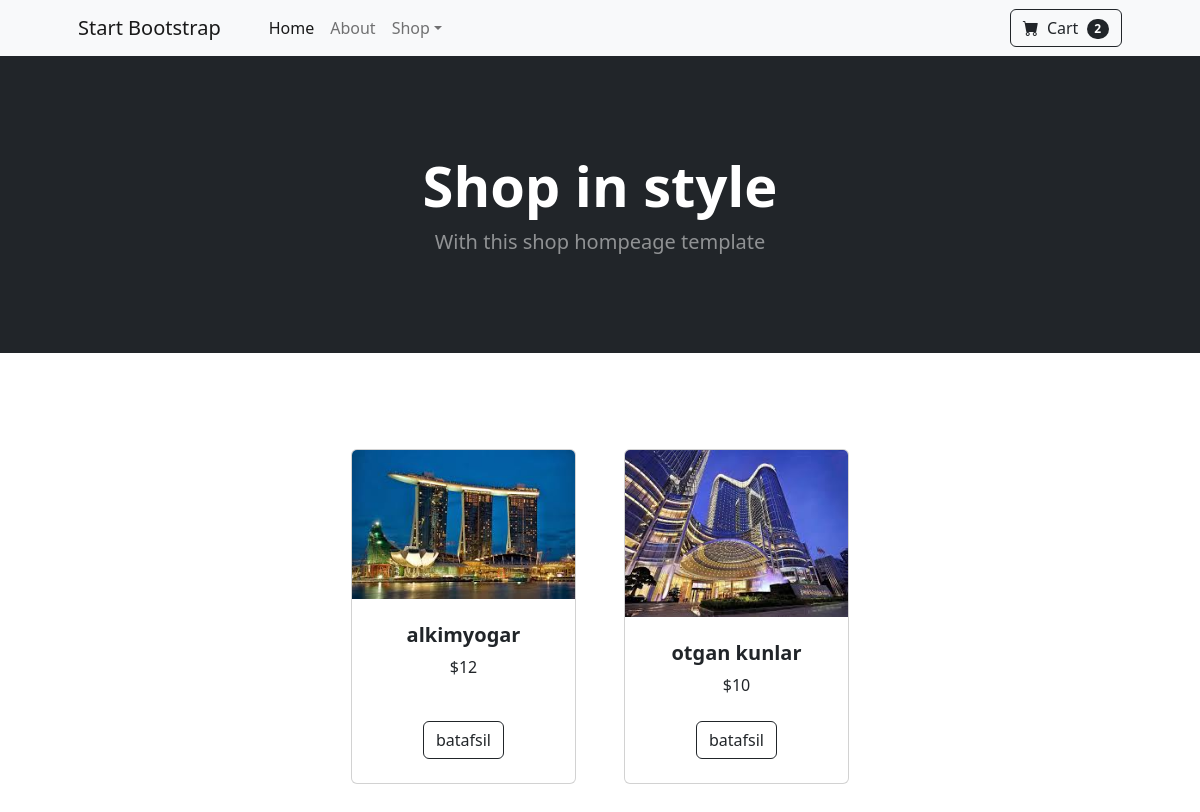
The page / on the database its author committed.
### users/models.py (models this page shows, shortened)
class Prodeuct(models.Model):
    name = models.CharField(max_length=100)
    price = models.PositiveIntegerField()
    quantity = models.PositiveIntegerField()
    description = models.TextField()
    image = models.ImageField(upload_to='profile_pics/', blank=True, null=True)
    in_stock = models.BooleanField(default=True)
    category = models.ForeignKey(Category, on_delete=models.CASCADE, related_name='products')

### users/views.py (the view)
# urls.py: path('',HomeView.as_view(),name='home'),
class HomeView(View):
    def get(self,request):
        products = Prodeuct.objects.filter(in_stock=True)
        cart = Cart.objects.count()
        return render(request,'users/home.html',{'products':products,'cart':cart})

### users/templates/users/home.html
{% extends 'base.html' %}
{% block content %}
        <header class="bg-dark py-5">
            <div class="container px-4 px-lg-5 my-5">
                <div class="text-center text-white">
                    <h1 class="display-4 fw-bolder">Shop in style</h1>
                    <p class="lead fw-normal text-white-50 mb-0">With this shop hompeage template</p>
                </div>
            </div>
        </header>
        <section class="py-5">
            <div class="container px-4 px-lg-5 mt-5">
                <div class="row gx-4 gx-lg-5 row-cols-2 row-cols-md-3 row-cols-xl-4 justify-content-center">
                   {% for product in products %}
                        <div class="col mb-5">
                            <div class="card h-100">
                                <img class="card-img-top" src="{{product.image.url}}" alt="..." />
                                <div class="card-body p-4">
                                    <div class="text-center">
                                        <h5 class="fw-bolder">{{ product.name }}</h5>
                                        ${{ product.price }}
                                    </div>
                                </div>
                                <div class="card-footer p-4 pt-0 border-top-0 bg-transparent">
                                    <div class="text-center"><a class="btn btn-outline-dark mt-auto" href="{% url 'shop:detail' product.id %}">batafsil</a></div>
                                </div>
                            </div>
                        </div>
                        {% endfor %}
                </div>
            </div>
        </section>
{% endblock content %}

### templates/base.html (shortened to what this page needs)
{% load static %}
<!DOCTYPE html>
<html lang="en">
    <head>
        <link href="https://cdn.jsdelivr.net/npm/bootstrap-icons@1.5.0/font/bootstrap-icons.css" rel="stylesheet" />
        <link href="{% static 'css/styles.css' %}" rel="stylesheet" />
    </head>
    <body>
        <nav class="navbar navbar-expand-lg navbar-light bg-light">
            <div class="container px-4 px-lg-5">
                <a class="navbar-brand" href="#!">Start Bootstrap</a>
                <div class="collapse navbar-collapse" id="navbarSupportedContent">
                    <ul class="navbar-nav me-auto mb-2 mb-lg-0 ms-lg-4">
                        <li class="nav-item"><a class="nav-link active" aria-current="page" href="#!">Home</a></li>
                        <li class="nav-item"><a class="nav-link" href="#!">About</a></li>
                        <li class="nav-item dropdown">
                            <a class="nav-link dropdown-toggle" id="navbarDropdown" href="#" role="button" data-bs-toggle="dropdown" aria-expanded="false">Shop</a>
                        </li>
                    </ul>
                    <form class="d-flex">
                        <a class="btn btn-outline-dark" href="{% url 'shop:cart' %}">
                            <i class="bi-cart-fill me-1"></i>
                            Cart
                            <span class="badge bg-dark text-white ms-1 rounded-pill">{{cart}}</span>
                        </a>
                    </form>
                </div>
            </div>
        </nav>
    {% block content %}
    {% endblock content %}
    </body>
</html>

### rows shown on the page
Prodeuct: image (picture), name "alkimyogar", price "12"
Prodeuct: image (picture), name "otgan kunlar", price "10"

### other values the page prints
{{ cart }} "2"
